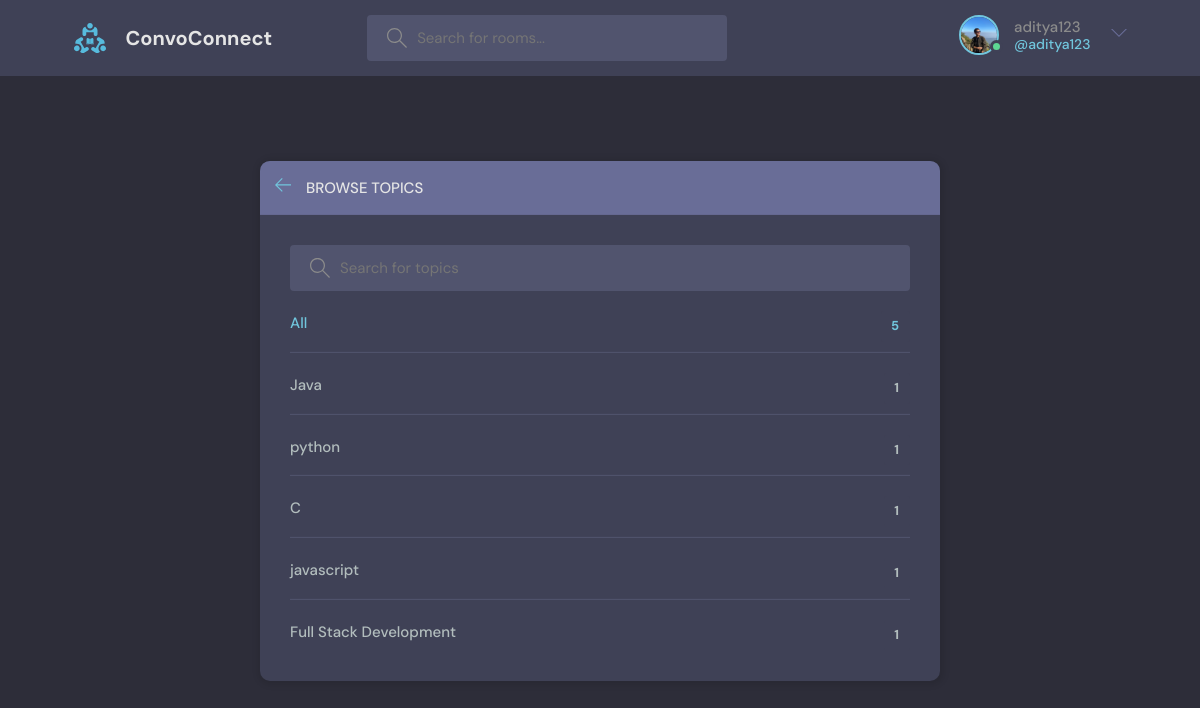
The page /topics/ (signed in) on the database its author committed.
### base/models.py (models this page shows, shortened)
class User(AbstractUser):
    name = models.CharField(max_length=200, null=True)
    email = models.EmailField(unique=True, null=True)
    bio = models.TextField(null=True)
    avatar = models.ImageField(null=True, default="avatar.svg")
    USERNAME_FIELD = 'email'
    REQUIRED_FIELDS = []

class Topic(models.Model):
    name = models.CharField(max_length=200)

### base/views.py (the view)
# urls.py: path('topics/', views.topicsPage, name='topics'),
def topicsPage(request):
    q = request.GET.get('q') if request.GET.get('q') != None else ''
    topics = Topic.objects.filter(name__icontains=q)
    return render(request, 'base/topics.html', {'topics':topics})

### base/templates/base/topics.html (shortened to what this page needs)
{% extends 'main.html' %}
{% block content %}
    <main class="create-room layout">
      <div class="container">
        <div class="layout__box">
          <div class="layout__boxHeader">
            <div class="layout__boxTitle">
              <a href="{% url 'home' %}">
                <svg version="1.1" xmlns="http://www.w3.org/2000/svg" width="32" height="32" viewBox="0 0 32 32">
                  <title>arrow-left</title>
                  <path
                    d="M13.723 2.286l-13.723 13.714 13.719 13.714 1.616-1.611-10.96-10.96h27.625v-2.286h-27.625l10.965-10.965-1.616-1.607z"
                  ></path>
                </svg>
              </a>
              <h3>Browse Topics</h3>
            </div>
          </div>
          <div class="topics-page layout__body">
            <form action="" method="GET" class="header__search">
              <label>
                <input name="q" placeholder="Search for topics" />
              </label>
            </form>
            <ul class="topics__list">
              <li>
                <a href="{% url 'topics' %}" class="active">All <span>{{topics.count}}</span></a>
              </li>
              {% for topic in topics %}
              <li>
                <a href="{% url 'home' %}?q={{topic.name}}">{{topic.name}} <span>{{topic.room_set.all.count}}</span></a>
              </li>
              {% endfor %}
            </ul>
          </div>
        </div>
      </div>
    </main>
{% endblock content %}

### templates/navbar.html (shortened to what this page needs)
{% load static %}
<header class="header header--loggedIn">
    <div class="container">
      <a href="{% url 'home' %}" class="header__logo">
        <img src="{% static 'images/logo.svg' %}" />
        <h1>ConvoConnect</h1>
      </a>
      <form class="header__search" method="GET" action="{% url 'home' %}">
        <label>
          <input name="q"placeholder="Search for rooms..." />
        </label>
      </form>
      <nav class="header__menu">
        {% if request.user.is_authenticated %}
        <div class="header__user">
          <a href="{% url 'user-profile' request.user.id %}">
            <div class="avatar avatar--medium active">
              <img src="{{request.user.avatar.url}}" />
            </div>
            <p>{{request.user.username}} <span>@{{request.user.username}}</span></p>
          </a>
          <button class="dropdown-button">
            <svg version="1.1" xmlns="http://www.w3.org/2000/svg" width="32" height="32" viewBox="0 0 32 32">
              <title>chevron-down</title>
              <path d="M16 21l-13-13h-3l16 16 16-16h-3l-13 13z"></path>
            </svg>
          </button>
        </div>
        {% else %}
        <a href="{% url 'login' %}">
          <img src="{% static 'images/avatar.svg' %}" />
          <p>Login</p>
        </a>
        {% endif %}
      </nav>
    </div>
  </header>

### static/styles/style.css (style rules this page uses)
:root { --color-main: #71c6dd; --color-main-light: #e1f6fb; --color-dark: #3f4156; --color-dark-medium: #51546e; --color-dark-light: #696d97; --color-light: #e5e5e5; --color-gray: #8b8b8b; --color-light-gray: #b2bdbd; --color-bg: #2d2d39; --color-success: #5dd693; --color-error: #fc4b0b; }
* { font-family: "DM Sans", -apple-system, BlinkMacSystemFont, "Segoe UI", Roboto, Oxygen, Ubuntu, Cantarell, "Open Sans", "Helvetica Neue", sans-serif; margin: 0; padding: 0; box-sizing: border-box; text-rendering: optimizeLegibility; font-size: inherit; }
html { font-size: 56.25%; }
@media only screen and (min-width: 1200px) { html { font-size: 62.5%; } }
body { line-height: 1.6; font-weight: 400; font-size: 1.5rem; color: var(--color-light-gray); background-color: var(--color-bg); min-height: 100vh; }
img { width: 100%; }
a { display: inline-block; color: var(--color-main); text-decoration: none; }
.container { max-width: 120rem; width: 90%; margin: auto; }
.avatar { position: relative; display: inline-block; border-radius: 50%; border: 2px solid var(--color-main); }
.avatar img { display: block; border-radius: 50%; object-fit: cover; object-position: center; }
.avatar::after { content: ""; display: block; position: absolute; background-color: var(--color-gray); z-index: 111; border-radius: 50%; border: 0.3rem solid var(--color-dark); }
.avatar.active::after { background-color: var(--color-success); }
.avatar.avatar--medium img { width: 3.6rem; height: 3.6rem; border-radius: 50%; }
.avatar.avatar--medium:after { width: 0.7rem; height: 0.7rem; bottom: 0px; right: -6px; }
.header { padding: 1.5rem; background-color: var(--color-dark); }
.header > .container { display: flex; gap: 9.5rem; }
.header__logo, .header__user { display: flex; gap: 2rem; align-items: center; }
.header__logo > img { height: 3.2rem; width: 3.2rem; }
.header__logo > h1 { font-weight: 700; font-size: 2rem; color: var(--color-light); }
.header__search > label { background-color: var(--color-dark-medium); padding: 1.3rem 1rem; display: flex; align-items: center; gap: 1rem; border-radius: 4px; }
.header__search svg { fill: var(--color-gray); width: 2rem; height: 2rem; margin-left: 1rem; }
.header__search input { width: 30rem; background: transparent; border: none; outline: none; color: var(--color-light); }
.header__menu { margin-left: auto; position: relative; }
.header__menu a { display: flex; gap: 1.5rem; align-items: center; font-weight: 500; text-decoration: none; color: var(--color-gray); }
.header__menu img { height: 3.6rem; }
.header__menu p { line-height: 1.2; }
.header__menu span { color: var(--color-main); font-weight: 500; font-size: 1.4rem; display: block; }
.header__menu svg { width: 1.6rem; height: 1.6rem; fill: var(--color-dark-light); }
.dropdown-button { background: transparent; border: 0; outline: 0; cursor: pointer; }
.layout { margin-top: 2.4rem; }
.layout > .container { display: flex; justify-content: space-between; align-items: flex-start; }
.layout__box { width: 90%; max-width: 48rem; min-height: 40rem; position: absolute; top: 50%; left: 50%; transform: translate(-50%, -46%); background-color: var(--color-dark); border-radius: 1rem; box-shadow: 1px 1px 6px 3px rgba(0, 0, 0, 0.1); overflow: hidden; }
.layout__boxHeader { display: flex; padding: 1.5rem; background-color: var(--color-dark-light); }
.layout__boxTitle { display: flex; gap: 1.5rem; align-items: center; }
.layout__boxTitle h3 { text-transform: uppercase; font-weight: 500; color: var(--color-light); }
.layout__boxTitle svg { width: 1.6rem; height: 1.6rem; fill: var(--color-main); }
.layout__body { margin: 3rem; }
.topics__list { list-style: none; }
.topics__list li a { display: flex; justify-content: space-between; margin-bottom: 3rem; font-weight: 500; color: var(--color-light-gray); transition: all 0.3s ease-in-out; }
.topics__list li a.active, .topics__list li a:hover { color: var(--color-main); }
.topics__list li a span { padding: 0.5rem 1rem; background-color: var(--color-dark); border-radius: 3px; font-size: 1.3rem; font-weight: 700; letter-spacing: 1px; }
.topics-page .topics__list li:not(:last-child) a { margin: 2rem 0; padding-bottom: 1rem; text-decoration: none; border-bottom: 1px solid var(--color-dark-medium); }
.topics-page .header__search { display: block; }
.create-room.layout .layout__box { max-width: 68rem; }

### rows shown on the page
User: user.avatar (picture), user.username "aditya123"
Topic: name "Java", room_set.all.count "1"
Topic: name "python", room_set.all.count "1"
Topic: name "C", room_set.all.count "1"
Topic: name "javascript", room_set.all.count "1"
Topic: name "Full Stack Development", room_set.all.count "1"

### other values the page prints
{{ topics.count }} "5"
